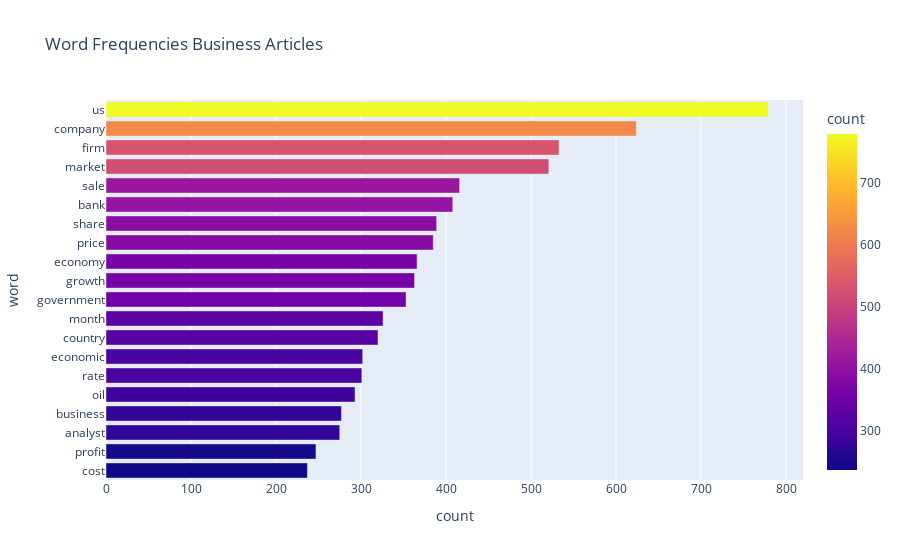
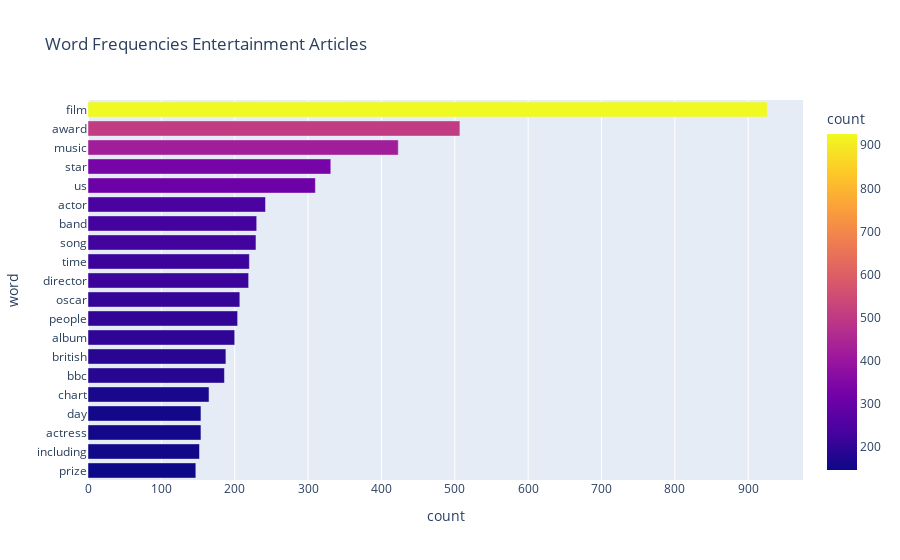

Notebook code cell kept with these figures, in order:
### Code cell
for cat in bbc_data['category'].unique():
    df = bbc_data.loc[bbc_data["category"]==cat]["clean_text_lem"].str.cat(sep=' ')



    # create word cloud for each category based on the article content
    wordcloud = WordCloud(stopwords =stops,background_color = "white",max_words = 50).generate(df)
    plt.imshow(wordcloud,interpolation='bilinear')
    plt.axis('off')
    plt.title(f'{cat.title()} Articles Word Cloud')
    plt.savefig(f"plots\\{cat}_wordcloud.png")
    plt.show()
    
    freq_dist = nltk.FreqDist(df.split())

    freq_dist = pd.DataFrame({'word':list(freq_dist.keys()),'count':list(freq_dist.values())})

    fig = px.bar(freq_dist.nlargest(20,'count').sort_values('count'),y='word',x='count',
        title=f'Word Frequencies {cat.title()} Articles',color = 'count')
    fig.update_layout(yaxis=dict(dtick=1))
    fig.write_image(f"plots\\{cat}_freq.png")
    fig.show()

### Figure 1 — Plotly figure (JSON) as saved in the notebook; plotly's stock layout.template omitted (floating-point values rounded to 4 significant figures)
{"data": [{"alignmentgroup": "True", "hovertemplate": "count=%{marker.color}<br>word=%{y}<extra></extra>", "legendgroup": "", "marker": {"color": [237, 247, 275, 277, 293, 301, 302, 320, 326, 353, 363, 366, 385, 389, 408, 416, 521, 533, 624, 779], "coloraxis": "coloraxis", "pattern": {"shape": ""}}, "name": "", "offsetgroup": "", "orientation": "h", "showlegend": false, "textposition": "auto", "type": "bar", "x": [237, 247, 275, 277, 293, 301, 302, 320, 326, 353, 363, 366, 385, 389, 408, 416, 521, 533, 624, 779], "xaxis": "x", "y": ["cost", "profit", "analyst", "business", "oil", "rate", "economic", "country", "month", "government", "growth", "economy", "price", "share", "bank", "sale", "market", "firm", "company", "us"], "yaxis": "y"}], "layout": {"barmode": "relative", "coloraxis": {"colorbar": {"title": {"text": "count"}}, "colorscale": [[0, "#0d0887"], [0.1111, "#46039f"], [0.2222, "#7201a8"], [0.3333, "#9c179e"], [0.4444, "#bd3786"], [0.5556, "#d8576b"], [0.6667, "#ed7953"], [0.7778, "#fb9f3a"], [0.8889, "#fdca26"], [1, "#f0f921"]]}, "legend": {"tracegroupgap": 0}, "title": {"text": "Word Frequencies Business Articles"}, "xaxis": {"anchor": "y", "domain": [0, 1], "title": {"text": "count"}}, "yaxis": {"anchor": "x", "domain": [0, 1], "dtick": 1, "title": {"text": "word"}}}}

### Figure 2 — Plotly figure (JSON) as saved in the notebook; plotly's stock layout.template omitted (floating-point values rounded to 4 significant figures)
{"data": [{"alignmentgroup": "True", "hovertemplate": "count=%{marker.color}<br>word=%{y}<extra></extra>", "legendgroup": "", "marker": {"color": [147, 152, 154, 154, 165, 186, 188, 200, 204, 207, 219, 220, 229, 230, 242, 310, 331, 423, 507, 926], "coloraxis": "coloraxis", "pattern": {"shape": ""}}, "name": "", "offsetgroup": "", "orientation": "h", "showlegend": false, "textposition": "auto", "type": "bar", "x": [147, 152, 154, 154, 165, 186, 188, 200, 204, 207, 219, 220, 229, 230, 242, 310, 331, 423, 507, 926], "xaxis": "x", "y": ["prize", "including", "actress", "day", "chart", "bbc", "british", "album", "people", "oscar", "director", "time", "song", "band", "actor", "us", "star", "music", "award", "film"], "yaxis": "y"}], "layout": {"barmode": "relative", "coloraxis": {"colorbar": {"title": {"text": "count"}}, "colorscale": [[0, "#0d0887"], [0.1111, "#46039f"], [0.2222, "#7201a8"], [0.3333, "#9c179e"], [0.4444, "#bd3786"], [0.5556, "#d8576b"], [0.6667, "#ed7953"], [0.7778, "#fb9f3a"], [0.8889, "#fdca26"], [1, "#f0f921"]]}, "legend": {"tracegroupgap": 0}, "title": {"text": "Word Frequencies Entertainment Articles"}, "xaxis": {"anchor": "y", "domain": [0, 1], "title": {"text": "count"}}, "yaxis": {"anchor": "x", "domain": [0, 1], "dtick": 1, "title": {"text": "word"}}}}
